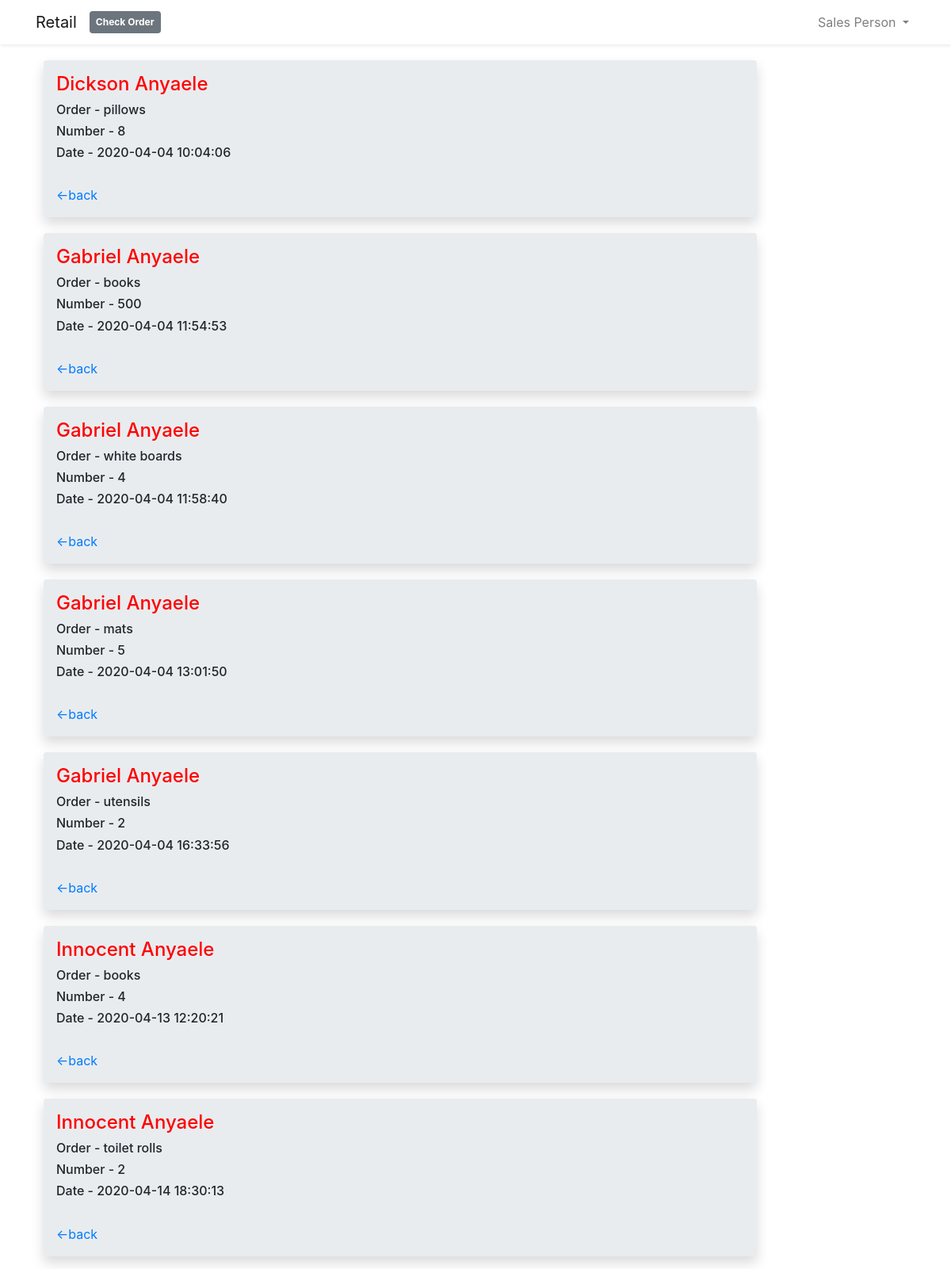
Page /views/checkorder.php (signed in) on the committed database.
### tables this page shows
CREATE TABLE `orders` (
  `order_id` int(11) NOT NULL,
  `customer_id` int(11) NOT NULL,
  `product_id` int(11) NOT NULL,
  `number` int(11) NOT NULL,
  `date` timestamp NOT NULL DEFAULT current_timestamp() ON UPDATE current_timestamp()
);

CREATE TABLE `customer` (
  `customer_id` int(11) NOT NULL,
  `name` text NOT NULL,
  `email` text NOT NULL,
  `phone` text NOT NULL,
  `credit_worthiness` int(11) NOT NULL DEFAULT 0
);

CREATE TABLE `product` (
  `product_id` int(11) NOT NULL,
  `name` text NOT NULL,
  `location` text NOT NULL,
  `stock` int(11) NOT NULL,
  `date` timestamp NOT NULL DEFAULT current_timestamp() ON UPDATE current_timestamp(),
  `number_of_orders` int(11) NOT NULL DEFAULT 0,
  `description` text NOT NULL
);

### views/checkorder.php (the view, shortened to what this page needs)
<?php
include ('../includes/tags.php');
include ('../includes/nav.php');
?>
<body>
<div class="container">
<?php
include ('../includes/conn.php');
$order = mysqli_query($conn,("SELECT customer.name AS customername, product.name AS productname, orders.number AS ordernumber, orders.date AS orderdate FROM customer, product, orders WHERE orders.customer_id = customer.customer_id AND orders.product_id = product.product_id"));
while ($row = mysqli_fetch_assoc($order)){
?>
<div class="jumbotron shadow p-3 mb-3 rounded" style="margin-top: 20px; margin-left:10px; width: 900px;">
    <h4 style="color: red;"><?php echo $row['customername'];  ?></h4>
    <h6>Order -  <?php echo $row['productname'];  ?></h6>
    <h6>Number -  <?php echo $row['ordernumber'];  ?></h6>
    <h6>Date -  <?php echo $row['orderdate'];  ?></h6><br>
    <a style="margin-right: 1-px;" href="admin.php"><-back</a>
</div>
<?php
}
?>
</div>
</body>
</html>

### rows in the picture
orders: customer.name "Dickson Anyaele", product.name "pillows", number "8", date "2020-04-04 10:04:06"
orders: customer.name "Gabriel Anyaele", product.name "books", number "500", date "2020-04-04 11:54:53"
orders: customer.name "Gabriel Anyaele", product.name "white boards", number "4", date "2020-04-04 11:58:40"
orders: customer.name "Gabriel Anyaele", product.name "mats", number "5", date "2020-04-04 13:01:50"
orders: customer.name "Gabriel Anyaele", product.name "utensils", number "2", date "2020-04-04 16:33:56"
orders: customer.name "Innocent Anyaele", product.name "books", number "4", date "2020-04-13 12:20:21"
orders: customer.name "Innocent Anyaele", product.name "toilet rolls", number "2", date "2020-04-14 18:30:13"

### other values in the picture
$process "Check Order"
$position "Sales Person"
